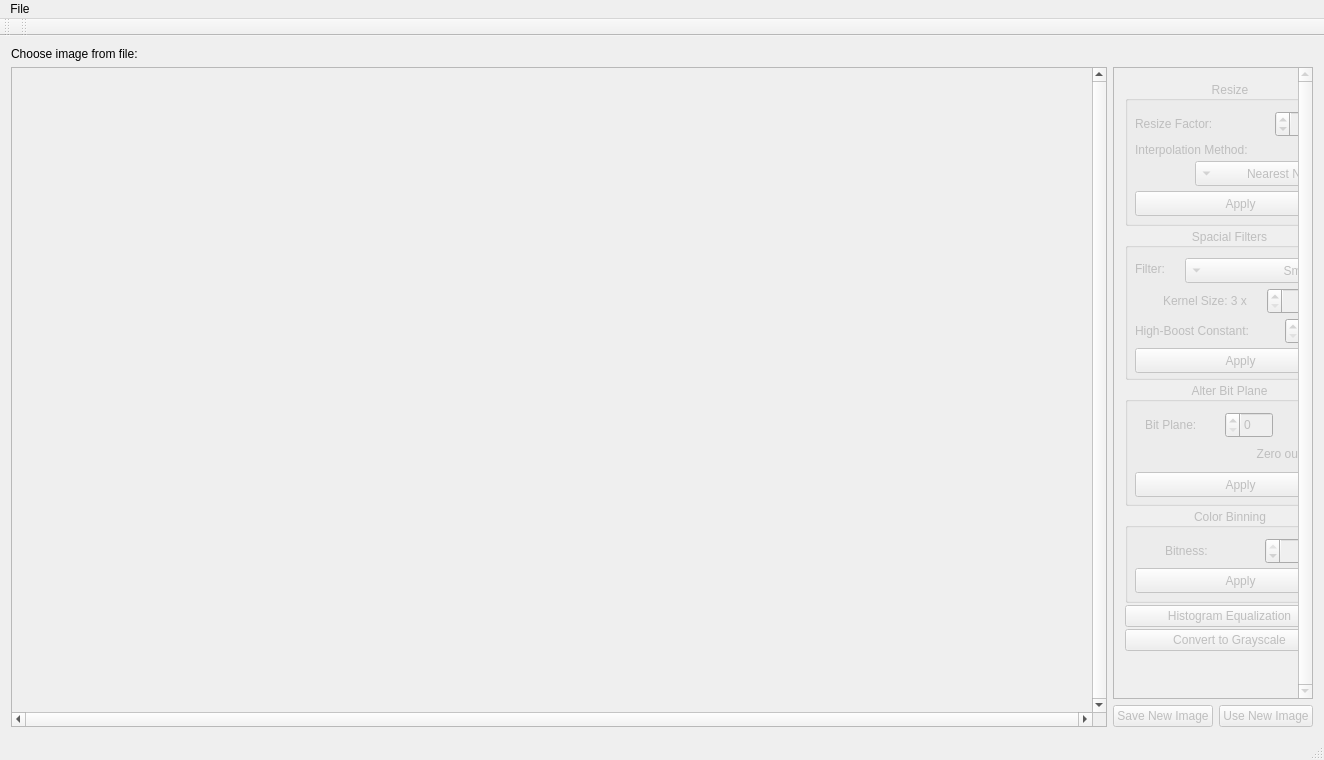
<?xml version="1.0" encoding="UTF-8"?>
<ui version="4.0">
 <class>ImageProcessor</class>
 <widget class="QMainWindow" name="ImageProcessor">
  <property name="geometry">
   <rect>
    <x>0</x>
    <y>0</y>
    <width>1324</width>
    <height>760</height>
   </rect>
  </property>
  <property name="sizePolicy">
   <sizepolicy hsizetype="Preferred" vsizetype="Preferred">
    <horstretch>0</horstretch>
    <verstretch>0</verstretch>
   </sizepolicy>
  </property>
  <property name="minimumSize">
   <size>
    <width>1324</width>
    <height>522</height>
   </size>
  </property>
  <property name="sizeIncrement">
   <size>
    <width>0</width>
    <height>0</height>
   </size>
  </property>
  <property name="windowTitle">
   <string>Digital Image Processing App</string>
  </property>
  <widget class="QWidget" name="centralWidget">
   <property name="enabled">
    <bool>true</bool>
   </property>
   <property name="minimumSize">
    <size>
     <width>1324</width>
     <height>512</height>
    </size>
   </property>
   <property name="maximumSize">
    <size>
     <width>16777215</width>
     <height>16777215</height>
    </size>
   </property>
   <property name="sizeIncrement">
    <size>
     <width>0</width>
     <height>0</height>
    </size>
   </property>
   <layout class="QVBoxLayout" name="verticalLayout">
    <item>
     <widget class="QLabel" name="mainLabel">
      <property name="text">
       <string>Choose image from file:</string>
      </property>
     </widget>
    </item>
    <item>
     <layout class="QHBoxLayout" name="horizontalLayout">
      <item>
       <widget class="QScrollArea" name="imageScrollArea">
        <property name="minimumSize">
         <size>
          <width>1024</width>
          <height>512</height>
         </size>
        </property>
        <property name="verticalScrollBarPolicy">
         <enum>Qt::ScrollBarAlwaysOn</enum>
        </property>
        <property name="horizontalScrollBarPolicy">
         <enum>Qt::ScrollBarAlwaysOn</enum>
        </property>
        <property name="sizeAdjustPolicy">
         <enum>QAbstractScrollArea::AdjustToContents</enum>
        </property>
        <property name="widgetResizable">
         <bool>true</bool>
        </property>
        <widget class="QWidget" name="imageScrollAreaContents">
         <property name="geometry">
          <rect>
           <x>0</x>
           <y>0</y>
           <width>1040</width>
           <height>640</height>
          </rect>
         </property>
         <widget class="QLabel" name="imageLabel">
          <property name="geometry">
           <rect>
            <x>0</x>
            <y>0</y>
            <width>1306</width>
            <height>512</height>
           </rect>
          </property>
          <property name="minimumSize">
           <size>
            <width>1024</width>
            <height>512</height>
           </size>
          </property>
          <property name="frameShape">
           <enum>QFrame::NoFrame</enum>
          </property>
          <property name="text">
           <string/>
          </property>
         </widget>
        </widget>
       </widget>
      </item>
      <item>
       <layout class="QVBoxLayout" name="processVertLayout">
        <item>
         <widget class="QScrollArea" name="processScrollArea">
          <property name="enabled">
           <bool>false</bool>
          </property>
          <property name="sizePolicy">
           <sizepolicy hsizetype="Minimum" vsizetype="Expanding">
            <horstretch>0</horstretch>
            <verstretch>0</verstretch>
           </sizepolicy>
          </property>
          <property name="verticalScrollBarPolicy">
           <enum>Qt::ScrollBarAlwaysOn</enum>
          </property>
          <property name="horizontalScrollBarPolicy">
           <enum>Qt::ScrollBarAlwaysOff</enum>
          </property>
          <property name="sizeAdjustPolicy">
           <enum>QAbstractScrollArea::AdjustToContents</enum>
          </property>
          <property name="widgetResizable">
           <bool>true</bool>
          </property>
          <widget class="QWidget" name="processScrollAreaContents">
           <property name="geometry">
            <rect>
             <x>0</x>
             <y>0</y>
             <width>267</width>
             <height>619</height>
            </rect>
           </property>
           <property name="sizePolicy">
            <sizepolicy hsizetype="MinimumExpanding" vsizetype="MinimumExpanding">
             <horstretch>0</horstretch>
             <verstretch>0</verstretch>
            </sizepolicy>
           </property>
           <property name="minimumSize">
            <size>
             <width>267</width>
             <height>510</height>
            </size>
           </property>
           <property name="layoutDirection">
            <enum>Qt::RightToLeft</enum>
           </property>
           <widget class="QWidget" name="verticalLayoutWidget">
            <property name="geometry">
             <rect>
              <x>0</x>
              <y>0</y>
              <width>231</width>
              <height>601</height>
             </rect>
            </property>
            <layout class="QVBoxLayout" name="vertLayout">
             <property name="spacing">
              <number>0</number>
             </property>
             <property name="sizeConstraint">
              <enum>QLayout::SetMinimumSize</enum>
             </property>
             <item>
              <widget class="QGroupBox" name="resizeGroup">
               <property name="minimumSize">
                <size>
                 <width>0</width>
                 <height>145</height>
                </size>
               </property>
               <property name="maximumSize">
                <size>
                 <width>16777215</width>
                 <height>145</height>
                </size>
               </property>
               <property name="title">
                <string>Resize</string>
               </property>
               <property name="alignment">
                <set>Qt::AlignCenter</set>
               </property>
               <property name="flat">
                <bool>false</bool>
               </property>
               <property name="checkable">
                <bool>false</bool>
               </property>
               <widget class="QLabel" name="resizeLabel">
                <property name="geometry">
                 <rect>
                  <x>10</x>
                  <y>30</y>
                  <width>101</width>
                  <height>26</height>
                 </rect>
                </property>
                <property name="text">
                 <string>Resize Factor:</string>
                </property>
               </widget>
               <widget class="QSpinBox" name="resizeFactor">
                <property name="geometry">
                 <rect>
                  <x>150</x>
                  <y>30</y>
                  <width>51</width>
                  <height>26</height>
                 </rect>
                </property>
                <property name="alignment">
                 <set>Qt::AlignRight|Qt::AlignTrailing|Qt::AlignVCenter</set>
                </property>
                <property name="specialValueText">
                 <string/>
                </property>
                <property name="suffix">
                 <string/>
                </property>
                <property name="minimum">
                 <number>1</number>
                </property>
                <property name="maximum">
                 <number>900</number>
                </property>
                <property name="singleStep">
                 <number>1</number>
                </property>
                <property name="value">
                 <number>100</number>
                </property>
               </widget>
               <widget class="QLabel" name="upsampleLabel">
                <property name="geometry">
                 <rect>
                  <x>10</x>
                  <y>60</y>
                  <width>161</width>
                  <height>17</height>
                 </rect>
                </property>
                <property name="text">
                 <string>Interpolation Method:</string>
                </property>
               </widget>
               <widget class="QComboBox" name="upsampleCombo">
                <property name="enabled">
                 <bool>false</bool>
                </property>
                <property name="geometry">
                 <rect>
                  <x>70</x>
                  <y>80</y>
                  <width>151</width>
                  <height>25</height>
                 </rect>
                </property>
                <property name="insertPolicy">
                 <enum>QComboBox::InsertAtBottom</enum>
                </property>
                <property name="frame">
                 <bool>true</bool>
                </property>
                <item>
                 <property name="text">
                  <string>Nearest Neighbor</string>
                 </property>
                </item>
                <item>
                 <property name="text">
                  <string>Linear X-Direction</string>
                 </property>
                </item>
                <item>
                 <property name="text">
                  <string>Linear Y-Direction</string>
                 </property>
                </item>
                <item>
                 <property name="text">
                  <string>Bilinear</string>
                 </property>
                </item>
               </widget>
               <widget class="QPushButton" name="applyResize">
                <property name="geometry">
                 <rect>
                  <x>10</x>
                  <y>110</y>
                  <width>211</width>
                  <height>25</height>
                 </rect>
                </property>
                <property name="text">
                 <string>Apply</string>
                </property>
               </widget>
               <widget class="QLabel" name="label">
                <property name="geometry">
                 <rect>
                  <x>210</x>
                  <y>30</y>
                  <width>16</width>
                  <height>26</height>
                 </rect>
                </property>
                <property name="text">
                 <string>%</string>
                </property>
               </widget>
              </widget>
             </item>
             <item>
              <widget class="QGroupBox" name="spacialFilterGroup">
               <property name="minimumSize">
                <size>
                 <width>0</width>
                 <height>152</height>
                </size>
               </property>
               <property name="maximumSize">
                <size>
                 <width>16777215</width>
                 <height>152</height>
                </size>
               </property>
               <property name="title">
                <string>Spacial Filters</string>
               </property>
               <property name="alignment">
                <set>Qt::AlignCenter</set>
               </property>
               <widget class="QComboBox" name="spacialFilterComboBox">
                <property name="geometry">
                 <rect>
                  <x>60</x>
                  <y>30</y>
                  <width>161</width>
                  <height>25</height>
                 </rect>
                </property>
                <item>
                 <property name="text">
                  <string>Smoothing</string>
                 </property>
                </item>
                <item>
                 <property name="text">
                  <string>Median</string>
                 </property>
                </item>
                <item>
                 <property name="text">
                  <string>Sharpening Laplacian</string>
                 </property>
                </item>
                <item>
                 <property name="text">
                  <string>High-Boost</string>
                 </property>
                </item>
                <item>
                 <property name="text">
                  <string>Histogram Equalization</string>
                 </property>
                </item>
               </widget>
               <widget class="QLabel" name="filterLabel">
                <property name="geometry">
                 <rect>
                  <x>10</x>
                  <y>30</y>
                  <width>67</width>
                  <height>21</height>
                 </rect>
                </property>
                <property name="text">
                 <string>Filter:</string>
                </property>
               </widget>
               <widget class="QLabel" name="spacialSizeLabel">
                <property name="geometry">
                 <rect>
                  <x>38</x>
                  <y>60</y>
                  <width>101</width>
                  <height>26</height>
                 </rect>
                </property>
                <property name="text">
                 <string>Kernel Size: 3 x</string>
                </property>
               </widget>
               <widget class="QSpinBox" name="spacialSizeSpin">
                <property name="geometry">
                 <rect>
                  <x>142</x>
                  <y>60</y>
                  <width>48</width>
                  <height>26</height>
                 </rect>
                </property>
                <property name="alignment">
                 <set>Qt::AlignRight|Qt::AlignTrailing|Qt::AlignVCenter</set>
                </property>
                <property name="minimum">
                 <number>3</number>
                </property>
                <property name="maximum">
                 <number>9</number>
                </property>
                <property name="singleStep">
                 <number>2</number>
                </property>
               </widget>
               <widget class="QLabel" name="hbConstLabel">
                <property name="geometry">
                 <rect>
                  <x>10</x>
                  <y>90</y>
                  <width>151</width>
                  <height>26</height>
                 </rect>
                </property>
                <property name="text">
                 <string>High-Boost Constant:</string>
                </property>
               </widget>
               <widget class="QDoubleSpinBox" name="hbConstSpin">
                <property name="geometry">
                 <rect>
                  <x>160</x>
                  <y>90</y>
                  <width>61</width>
                  <height>26</height>
                 </rect>
                </property>
                <property name="alignment">
                 <set>Qt::AlignRight|Qt::AlignTrailing|Qt::AlignVCenter</set>
                </property>
                <property name="decimals">
                 <number>1</number>
                </property>
                <property name="minimum">
                 <double>1.000000000000000</double>
                </property>
                <property name="maximum">
                 <double>10.000000000000000</double>
                </property>
                <property name="singleStep">
                 <double>0.100000000000000</double>
                </property>
                <property name="value">
                 <double>1.000000000000000</double>
                </property>
               </widget>
               <widget class="QPushButton" name="applySpacialFilter">
                <property name="geometry">
                 <rect>
                  <x>10</x>
                  <y>120</y>
                  <width>211</width>
                  <height>25</height>
                 </rect>
                </property>
                <property name="text">
                 <string>Apply</string>
                </property>
               </widget>
               <zorder>spacialFilterComboBox</zorder>
               <zorder>filterLabel</zorder>
               <zorder>spacialSizeSpin</zorder>
               <zorder>hbConstLabel</zorder>
               <zorder>hbConstSpin</zorder>
               <zorder>applySpacialFilter</zorder>
               <zorder>spacialSizeLabel</zorder>
              </widget>
             </item>
             <item>
              <widget class="QGroupBox" name="bitPlaneGroup">
               <property name="minimumSize">
                <size>
                 <width>0</width>
                 <height>124</height>
                </size>
               </property>
               <property name="maximumSize">
                <size>
                 <width>16777215</width>
                 <height>124</height>
                </size>
               </property>
               <property name="title">
                <string>Alter Bit Plane</string>
               </property>
               <property name="alignment">
                <set>Qt::AlignCenter</set>
               </property>
               <widget class="QLabel" name="bitPlaneLabel">
                <property name="geometry">
                 <rect>
                  <x>20</x>
                  <y>30</y>
                  <width>71</width>
                  <height>26</height>
                 </rect>
                </property>
                <property name="text">
                 <string>Bit Plane:</string>
                </property>
               </widget>
               <widget class="QSpinBox" name="bitPlane">
                <property name="geometry">
                 <rect>
                  <x>100</x>
                  <y>30</y>
                  <width>48</width>
                  <height>26</height>
                 </rect>
                </property>
                <property name="maximum">
                 <number>7</number>
                </property>
               </widget>
               <widget class="QPushButton" name="applyBitPlane">
                <property name="geometry">
                 <rect>
                  <x>10</x>
                  <y>90</y>
                  <width>211</width>
                  <height>25</height>
                 </rect>
                </property>
                <property name="text">
                 <string>Apply</string>
                </property>
               </widget>
               <widget class="QCheckBox" name="bitPlaneZero">
                <property name="enabled">
                 <bool>false</bool>
                </property>
                <property name="geometry">
                 <rect>
                  <x>110</x>
                  <y>60</y>
                  <width>92</width>
                  <height>23</height>
                 </rect>
                </property>
                <property name="text">
                 <string>Zero out?</string>
                </property>
                <property name="checked">
                 <bool>true</bool>
                </property>
               </widget>
              </widget>
             </item>
             <item>
              <widget class="QGroupBox" name="colorResolution">
               <property name="minimumSize">
                <size>
                 <width>0</width>
                 <height>95</height>
                </size>
               </property>
               <property name="maximumSize">
                <size>
                 <width>16777215</width>
                 <height>95</height>
                </size>
               </property>
               <property name="title">
                <string>Color Binning</string>
               </property>
               <property name="alignment">
                <set>Qt::AlignCenter</set>
               </property>
               <widget class="QLabel" name="bitnessLabel">
                <property name="geometry">
                 <rect>
                  <x>40</x>
                  <y>30</y>
                  <width>61</width>
                  <height>26</height>
                 </rect>
                </property>
                <property name="text">
                 <string>Bitness:</string>
                </property>
               </widget>
               <widget class="QSpinBox" name="bitness">
                <property name="geometry">
                 <rect>
                  <x>140</x>
                  <y>30</y>
                  <width>48</width>
                  <height>26</height>
                 </rect>
                </property>
                <property name="alignment">
                 <set>Qt::AlignRight|Qt::AlignTrailing|Qt::AlignVCenter</set>
                </property>
                <property name="minimum">
                 <number>1</number>
                </property>
                <property name="maximum">
                 <number>8</number>
                </property>
                <property name="value">
                 <number>8</number>
                </property>
               </widget>
               <widget class="QPushButton" name="applyColorBin">
                <property name="geometry">
                 <rect>
                  <x>10</x>
                  <y>60</y>
                  <width>211</width>
                  <height>25</height>
                 </rect>
                </property>
                <property name="text">
                 <string>Apply</string>
                </property>
               </widget>
              </widget>
             </item>
             <item>
              <widget class="QPushButton" name="histEqualButton">
               <property name="text">
                <string>Histogram Equalization</string>
               </property>
              </widget>
             </item>
             <item>
              <widget class="QPushButton" name="convertToGray">
               <property name="enabled">
                <bool>false</bool>
               </property>
               <property name="text">
                <string>Convert to Grayscale</string>
               </property>
              </widget>
             </item>
            </layout>
           </widget>
          </widget>
         </widget>
        </item>
        <item>
         <layout class="QHBoxLayout" name="horizontalLayout_2">
          <item>
           <widget class="QPushButton" name="saveProcImage">
            <property name="enabled">
             <bool>false</bool>
            </property>
            <property name="text">
             <string>Save New Image</string>
            </property>
           </widget>
          </item>
          <item>
           <widget class="QPushButton" name="useProcImage">
            <property name="enabled">
             <bool>false</bool>
            </property>
            <property name="text">
             <string>Use New Image</string>
            </property>
           </widget>
          </item>
         </layout>
        </item>
       </layout>
      </item>
     </layout>
    </item>
   </layout>
  </widget>
  <widget class="QMenuBar" name="menuBar">
   <property name="geometry">
    <rect>
     <x>0</x>
     <y>0</y>
     <width>1324</width>
     <height>22</height>
    </rect>
   </property>
   <widget class="QMenu" name="menuFile">
    <property name="title">
     <string>File</string>
    </property>
    <addaction name="actionOpen_Image"/>
   </widget>
   <addaction name="menuFile"/>
  </widget>
  <widget class="QToolBar" name="mainToolBar">
   <attribute name="toolBarArea">
    <enum>TopToolBarArea</enum>
   </attribute>
   <attribute name="toolBarBreak">
    <bool>false</bool>
   </attribute>
  </widget>
  <widget class="QStatusBar" name="statusBar"/>
  <widget class="QToolBar" name="toolBar">
   <property name="windowTitle">
    <string>toolBar</string>
   </property>
   <attribute name="toolBarArea">
    <enum>TopToolBarArea</enum>
   </attribute>
   <attribute name="toolBarBreak">
    <bool>false</bool>
   </attribute>
  </widget>
  <action name="actionOpen_Image">
   <property name="text">
    <string>Open Image...</string>
   </property>
  </action>
 </widget>
 <layoutdefault spacing="6" margin="11"/>
 <resources/>
 <connections/>
</ui>
